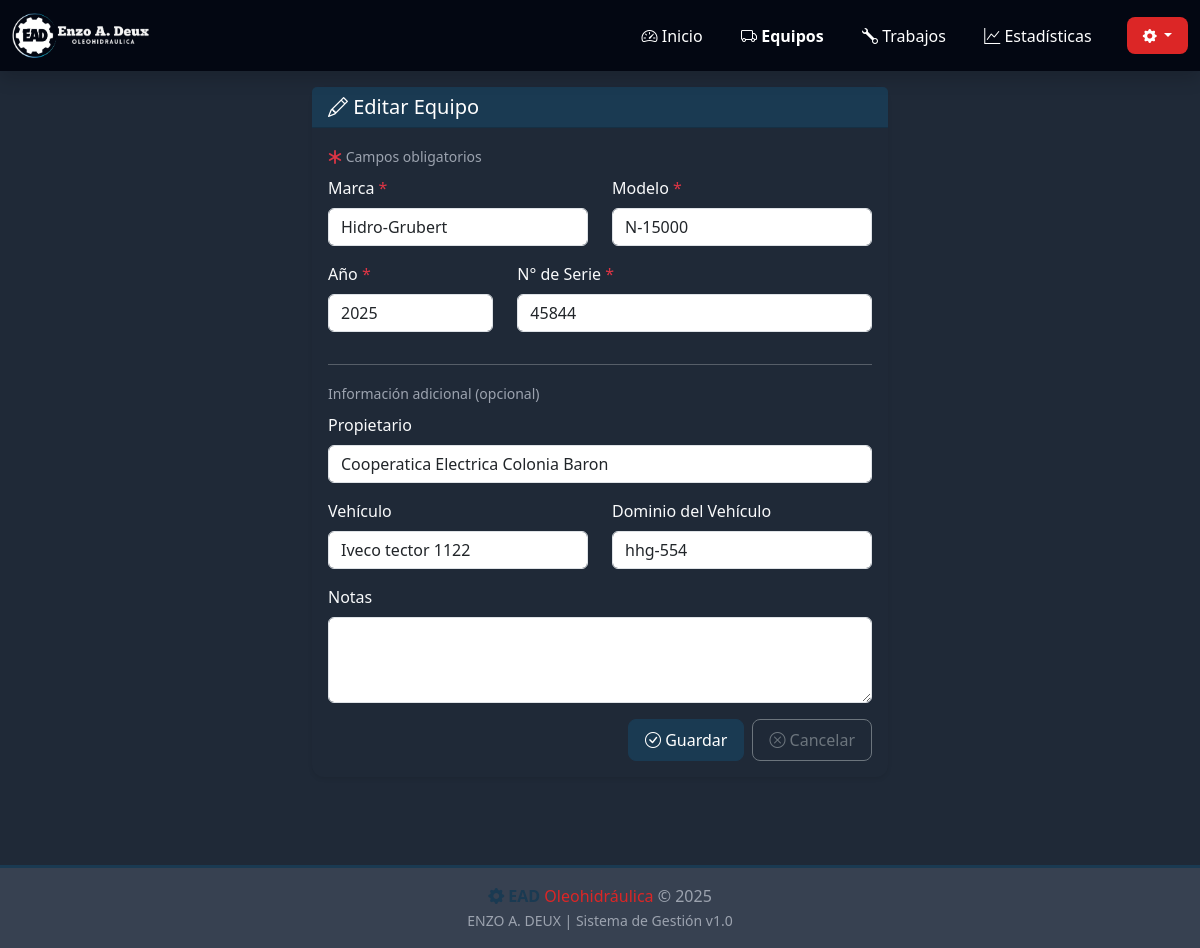
Page /equipo/1/editar on the earlier database version.
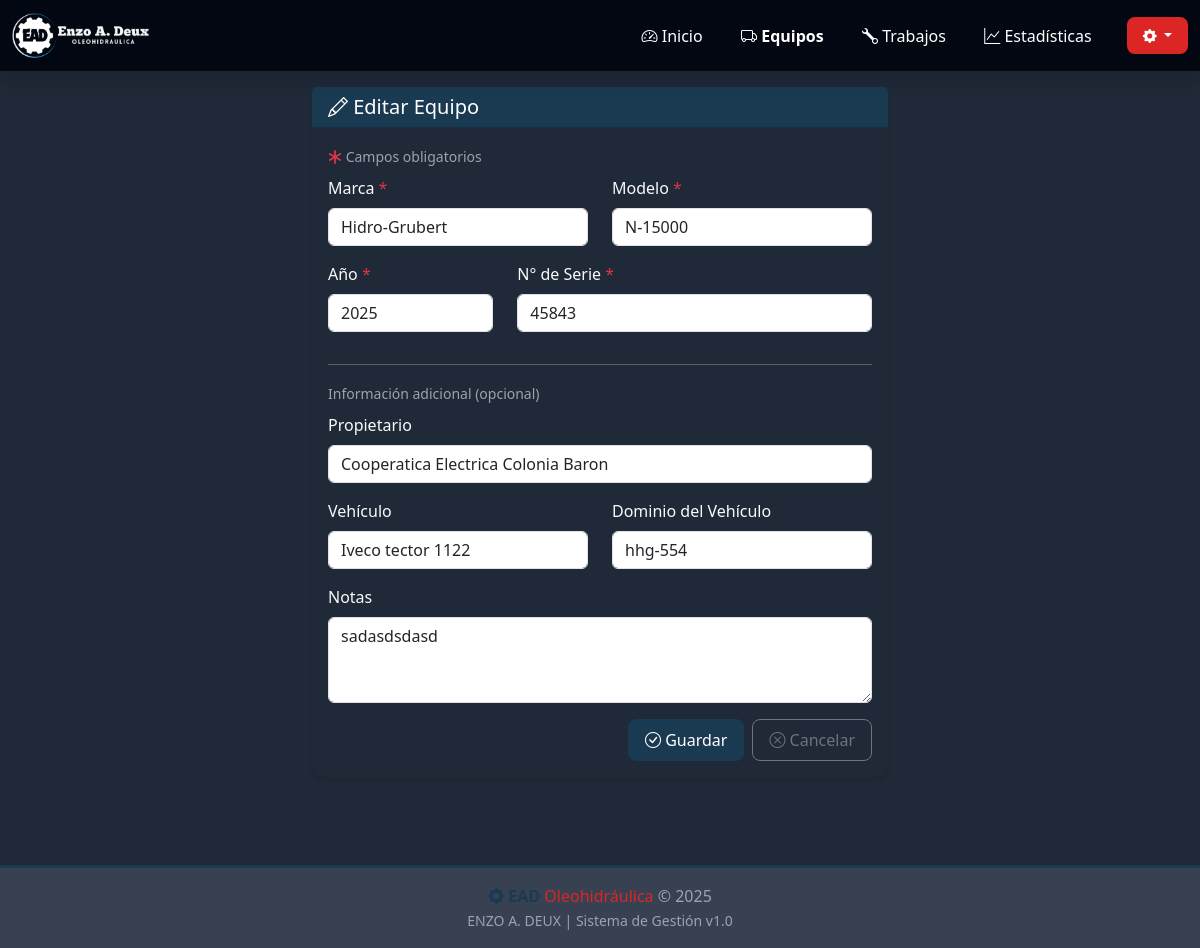
Same page on the later database version.
### app_web.py (models this page shows)
class BaseModel(Model):
    class Meta:
        database = db

class Equipment(BaseModel):
    marca = CharField()
    modelo = CharField()
    anio = IntegerField()
    n_serie = CharField()
    propietario = CharField(null=True)
    vehiculo = CharField(null=True)
    dominio = CharField(null=True)
    notes = TextField(null=True)

### app_web.py (the view, shortened to what this page needs)
@app.route('/equipo/<int:equipo_id>/editar', methods=['GET', 'POST'])
def equipo_edit(equipo_id):
    equipo = Equipment.get_by_id(equipo_id)
    marcas = list(set([eq.marca for eq in Equipment.select()]))
    propietarios = list(set([eq.propietario for eq in Equipment.select() if eq.propietario]))
    return render_template('equipo_form.html',
                         equipo=equipo,
                         marcas=json.dumps(marcas),
                         propietarios=json.dumps(propietarios))

### templates/equipo_form.html (shortened to what the changed rows need)
{% extends "base.html" %}
{% block content %}
<div class="animate-slide">
    <div class="row justify-content-center">
        <div class="col-12 col-md-8 col-lg-6">
            <div class="card">
                <div class="card-body">
                    <form method="post" id="equipoForm">
                        <div class="row">
                            <div class="col-12 col-md-6 mb-3">
                                <label for="marca" class="form-label">
                                    Marca <span class="text-danger">*</span>
                                </label>
                                <input type="text" class="form-control" id="marca" name="marca"
                                       list="marcasList" required
                                       value="{{ equipo.marca if equipo else '' }}">
                            </div>
                            <div class="col-12 col-md-6 mb-3">
                                <label for="modelo" class="form-label">
                                    Modelo <span class="text-danger">*</span>
                                </label>
                                <input type="text" class="form-control" id="modelo" name="modelo"
                                       list="modelosList" required
                                       value="{{ equipo.modelo if equipo else '' }}">
                            </div>
                        </div>
                        <div class="row">
                            <div class="col-12 col-md-4 mb-3">
                                <label for="anio" class="form-label">
                                    Año <span class="text-danger">*</span>
                                </label>
                                <input type="number" class="form-control" id="anio" name="anio"
                                       min="1900" max="2030" required
                                       value="{{ equipo.anio if equipo else '' }}">
                            </div>
                            <div class="col-12 col-md-8 mb-3">
                                <label for="n_serie" class="form-label">
                                    N° de Serie <span class="text-danger">*</span>
                                </label>
                                <input type="text" class="form-control" id="n_serie" name="n_serie" required
                                       value="{{ equipo.n_serie if equipo else '' }}">
                            </div>
                        </div>
                        <div class="mb-3">
                            <label for="propietario" class="form-label">Propietario</label>
                            <input type="text" class="form-control" id="propietario" name="propietario"
                                   list="propietariosList"
                                   value="{{ equipo.propietario if equipo and equipo.propietario else '' }}">
                        </div>
                        <div class="row">
                            <div class="col-12 col-md-6 mb-3">
                                <label for="vehiculo" class="form-label">Vehículo</label>
                                <input type="text" class="form-control" id="vehiculo" name="vehiculo"
                                       value="{{ equipo.vehiculo if equipo and equipo.vehiculo else '' }}">
                            </div>
                            <div class="col-12 col-md-6 mb-3">
                                <label for="dominio" class="form-label">Dominio del Vehículo</label>
                                <input type="text" class="form-control" id="dominio" name="dominio"
                                       placeholder="Ej: ABC123"
                                       value="{{ equipo.dominio if equipo and equipo.dominio else '' }}">
                            </div>
                        </div>
                        <div class="mb-3">
                            <label for="notes" class="form-label">Notas</label>
                            <textarea class="form-control" id="notes" name="notes" rows="3">{{ equipo.notes if equipo and equipo.notes else '' }}</textarea>
                        </div>
                    </form>
                </div>
            </div>
        </div>
    </div>
</div>
{% endblock %}

Differences in the rows shown:
changed Equipment "Hidro-Grubert": n_serie "45844" → "45843"; notes (not shown) → "sadasdsdasd"
